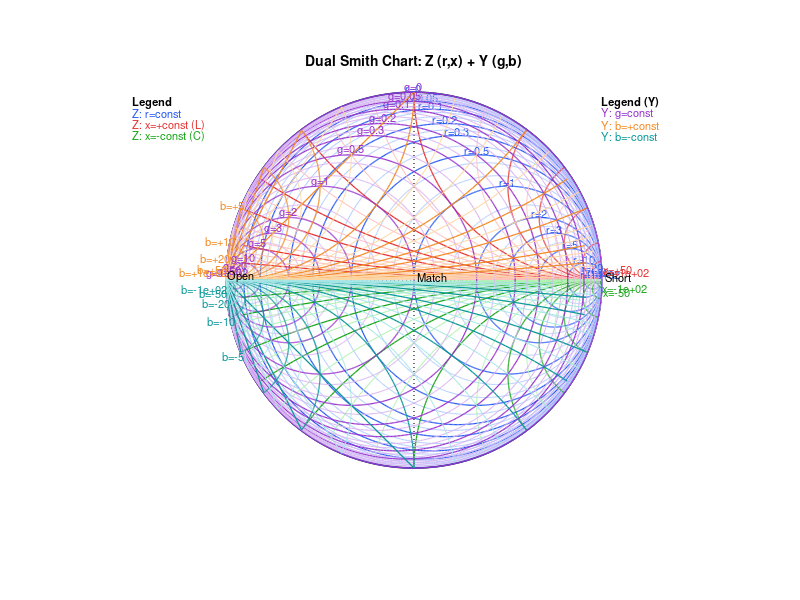

This chart was generated by the following MATLAB code:
function Smith(mode)
% Smith.m — Dense, colorful, fully-labeled Smith chart(s) with handle-safe helpers.
% No toolboxes required. Works on older MATLAB.
%
% Usage:
%   Smith()         % one overlaid chart (Z + Y)
%   Smith('two')    % two panels side-by-side (Z-only | Y-only)

if nargin<1, mode = 'overlay'; end

% -------- Appearance controls --------
fs      = 8;        % base font size for labels
lwMaj   = 0.9;      % line width major
lwMin   = 0.4;      % line width minor

% Normalized families (density controls)
rMaj = [0 0.05 0.1 0.2 0.3 0.5 1 2 3 5 10 20 50 100];
rMin = [0.01 0.02 0.03 0.04 0.06 0.08 0.12 0.15 0.25 0.4 0.6 0.8 1.5 2.5 4 7 15 30 70];
xMaj = [0.05 0.1 0.2 0.3 0.5 1 2 3 5 10 20 50 100];  xMin = rMin;
gMaj = rMaj;  gMin = rMin;   % Y mirrors Z families
bMaj = xMaj;  bMin = xMin;

% Colors
col_rMaj = [0.15 0.35 0.95];  col_rMin = [0.70 0.80 1.00];
col_xpMaj= [0.90 0.20 0.20];  col_xpMin= [1.00 0.75 0.75];
col_xnMaj= [0.10 0.65 0.10];  col_xnMin= [0.70 0.95 0.70];

col_gMaj = [0.60 0.20 0.80];  col_gMin = [0.85 0.70 0.95];
col_bpMaj= [0.95 0.55 0.15];  col_bpMin= [0.99 0.84 0.64];
col_bnMaj= [0.05 0.60 0.60];  col_bnMin= [0.65 0.90 0.90];

col_axis = [0 0 0];

% Figure
figure('Color','w','Name','Smith Chart');
if strcmpi(mode,'two')
    tiledlayout(1,2,'TileSpacing','compact','Padding','compact');

    % ---- Left: Z-only ----
    ax1 = nexttile; hold(ax1,'on'); axis(ax1,'equal'); axis(ax1,'off');
    baseCircle(ax1, col_axis);
    set(ax1,'XLim',[-1.65 1.65],'YLim',[-1.15 1.05]);   % room for legends at ±1.5
    draw_const_r(ax1, rMaj, col_rMaj, lwMaj); draw_const_r(ax1, rMin, col_rMin, lwMin);
    draw_const_x(ax1, xMaj, +1, col_xpMaj, lwMaj); draw_const_x(ax1, xMin, +1, col_xpMin, lwMin);
    draw_const_x(ax1, xMaj, -1, col_xnMaj, lwMaj); draw_const_x(ax1, xMin, -1, col_xnMin, lwMin);
    add_labels_r(ax1, rMaj, col_rMaj, fs);
    add_labels_x(ax1, +1, xMaj, col_xpMaj, fs);
    add_labels_x(ax1, -1, xMaj, col_xnMaj, fs);
    corner_and_legend(ax1, fs, ...
        col_rMaj, col_xpMaj, col_xnMaj, ...
        col_gMaj, col_bpMaj, col_bnMaj, 'z');
    title(ax1,'Z-Smith (r,x)');

    % ---- Right: Y-only ----
    ax2 = nexttile; hold(ax2,'on'); axis(ax2,'equal'); axis(ax2,'off');
    baseCircle(ax2, col_axis);
    set(ax2,'XLim',[-1.65 1.65],'YLim',[-1.15 1.05]);
    draw_const_g(ax2, gMaj, col_gMaj, lwMaj); draw_const_g(ax2, gMin, col_gMin, lwMin);
    draw_const_b(ax2, bMaj, +1, col_bpMaj, lwMaj); draw_const_b(ax2, bMin, +1, col_bpMin, lwMin);
    draw_const_b(ax2, bMaj, -1, col_bnMaj, lwMaj); draw_const_b(ax2, bMin, -1, col_bnMin, lwMin);
    add_labels_g(ax2, gMaj, col_gMaj, fs);
    add_labels_b(ax2, +1, bMaj, col_bpMaj, fs);
    add_labels_b(ax2, -1, bMaj, col_bnMaj, fs);
    corner_and_legend(ax2, fs, ...
        col_rMaj, col_xpMaj, col_xnMaj, ...
        col_gMaj, col_bpMaj, col_bnMaj, 'y');
    title(ax2,'Y-Smith (g,b)');

else
    % ---- Single overlaid chart (Z + Y) ----
    ax = axes; hold(ax,'on'); axis(ax,'equal'); axis(ax,'off');
    baseCircle(ax, col_axis);
    set(ax,'XLim',[-1.65 1.65],'YLim',[-1.15 1.05]);

    % Z-grid
    draw_const_r(ax, rMaj, col_rMaj, lwMaj); draw_const_r(ax, rMin, col_rMin, lwMin);
    draw_const_x(ax, xMaj, +1, col_xpMaj, lwMaj); draw_const_x(ax, xMin, +1, col_xpMin, lwMin);
    draw_const_x(ax, xMaj, -1, col_xnMaj, lwMaj); draw_const_x(ax, xMin, -1, col_xnMin, lwMin);
    add_labels_r(ax, rMaj, col_rMaj, fs);
    add_labels_x(ax, +1, xMaj, col_xpMaj, fs);
    add_labels_x(ax, -1, xMaj, col_xnMaj, fs);

    % Y-grid
    draw_const_g(ax, gMaj, col_gMaj, lwMaj); draw_const_g(ax, gMin, col_gMin, lwMin);
    draw_const_b(ax, bMaj, +1, col_bpMaj, lwMaj); draw_const_b(ax, bMin, +1, col_bpMin, lwMin);
    draw_const_b(ax, bMaj, -1, col_bnMaj, lwMaj); draw_const_b(ax, bMin, -1, col_bnMin, lwMin);
    add_labels_g(ax, gMaj, col_gMaj, fs);
    add_labels_b(ax, +1, bMaj, col_bpMaj, fs);
    add_labels_b(ax, -1, bMaj, col_bnMaj, fs);

    corner_and_legend(ax, fs, ...
        col_rMaj, col_xpMaj, col_xnMaj, ...
        col_gMaj, col_bpMaj, col_bnMaj, 'both');
    title(ax,'Dual Smith Chart: Z (r,x) + Y (g,b)','FontSize',fs+2);
end
end

% ==================== Drawing primitives (handle-safe) ====================

function baseCircle(ax, col_axis)
    th = linspace(0,2*pi,1536);
    uc = exp(1j*th);
    plot(ax, real(uc), imag(uc), 'k-', 'LineWidth', 1.25);
    plot(ax, [-1 1],[0 0],':','Color',col_axis,'LineWidth',0.8);
    plot(ax, [0 0],[-1 1],':','Color',col_axis,'LineWidth',0.8);
end

function draw_const_r(ax, rvals, col, lw)
% Constant resistance circles (normalized r >= 0):
% Center c = r/(1+r), radius R = 1/(1+r)
    th = linspace(0,2*pi,721);
    for r = rvals
        if r < 0, continue; end
        c = r/(1+r);
        R = 1/(1+r);
        z = c + R*exp(1j*th);
        m = abs(z) <= 1 + 1e-6;
        plot(ax, real(z(m)), imag(z(m)), '-', 'LineWidth', lw, 'Color', col);
    end
end

function draw_const_x(ax, xvals, sgn, col, lw)
% Constant reactance circles (normalized x):
% Center (1, 1/x), radius 1/|x|
    th = linspace(0,2*pi,721);
    for x = xvals
        yc = 1/(sgn*x);
        Rc = 1/abs(x);
        z = (1 + Rc*cos(th)) + 1j*(yc + Rc*sin(th));
        m = abs(z) <= 1 + 1e-6;
        plot(ax, real(z(m)), imag(z(m)), '-', 'LineWidth', lw, 'Color', col);
    end
end

function draw_const_g(ax, gvals, col, lw)
% Constant conductance circles (normalized g >= 0):
% Center c = -g/(1+g), radius R = 1/(1+g)  (mirrored left)
    th = linspace(0,2*pi,721);
    for g = gvals
        if g < 0, continue; end
        c = -g/(1+g);
        R = 1/(1+g);
        z = c + R*exp(1j*th);
        m = abs(z) <= 1 + 1e-6;
        plot(ax, real(z(m)), imag(z(m)), '-', 'LineWidth', lw, 'Color', col);
    end
end

function draw_const_b(ax, bvals, sgn, col, lw)
% Constant susceptance circles (normalized b):
% Center (-1, 1/b), radius 1/|b|
    th = linspace(0,2*pi,721);
    for b = bvals
        yc = 1/(sgn*b);
        Rc = 1/abs(b);
        z = (-1 + Rc*cos(th)) + 1j*(yc + Rc*sin(th));
        m = abs(z) <= 1 + 1e-6;
        plot(ax, real(z(m)), imag(z(m)), '-', 'LineWidth', lw, 'Color', col);
    end
end

% ==================== Label helpers (handle-safe) ====================

function add_labels_r(ax, rvals, col, fs)
% Place r labels near the top of each constant-r circle (on +j side)
    for r = rvals
        if r < 0, continue; end
        c = r/(1+r);
        R = 1/(1+r);
        ang = pi/2;  % 90°
        p = c + R*exp(1j*ang);
        if abs(p) <= 1.02
            text(ax, real(p), imag(p), sprintf('r=%.2g',r), ...
                'FontSize', fs, 'Color', col, ...
                'HorizontalAlignment','center', 'VerticalAlignment','bottom');
        end
    end
end

function add_labels_x(ax, sgn, xvals, col, fs)
% Place x labels along each constant-x arc (right side, ~±60°)
    for x = xvals
        yc = 1/(sgn*x); Rc = 1/abs(x);
        ang = sgn * pi/3;    % +60° for +x, -60° for -x
        p = (1 + Rc*cos(ang)) + 1j*(yc + Rc*sin(ang));
        if abs(p) <= 1.02
            if sgn > 0
                s = sprintf('x=+%.2g',x);
                va = 'bottom';
            else
                s = sprintf('x=-%.2g',x);
                va = 'top';
            end
            text(ax, real(p), imag(p), s, ...
                'FontSize', fs, 'Color', col, ...
                'HorizontalAlignment','left', 'VerticalAlignment', va);
        end
    end
end

function add_labels_g(ax, gvals, col, fs)
% Place g labels near the top of each constant-g circle (left side)
    for g = gvals
        if g < 0, continue; end
        c = -g/(1+g);
        R = 1/(1+g);
        ang = pi/2;
        p = c + R*exp(1j*ang);
        if abs(p) <= 1.02
            text(ax, real(p), imag(p), sprintf('g=%.2g',g), ...
                'FontSize', fs, 'Color', col, ...
                'HorizontalAlignment','center', 'VerticalAlignment','bottom');
        end
    end
end

function add_labels_b(ax, sgn, bvals, col, fs)
% Place b labels along each constant-b arc (left side, ~±60°)
    for b = bvals
        yc = 1/(sgn*b); Rc = 1/abs(b);
        ang = sgn * pi/3;
        p = (-1 + Rc*cos(ang)) + 1j*(yc + Rc*sin(ang));
        if abs(p) <= 1.02
            if sgn > 0
                s = sprintf('b=+%.2g',b);
                va = 'bottom';
            else
                s = sprintf('b=-%.2g',b);
                va = 'top';
            end
            text(ax, real(p), imag(p), s, ...
                'FontSize', fs, 'Color', col, ...
                'HorizontalAlignment','right', 'VerticalAlignment', va);
        end
    end
end

% ==================== Corner labels & legends (handle-safe) ====================

function corner_and_legend(ax, fs, ...
    col_rMaj, col_xpMaj, col_xnMaj, ...
    col_gMaj, col_bpMaj, col_bnMaj, which)
% Your requested positions:
% Corner labels
text(ax,  1.02, 0.02, 'Short', 'FontSize',fs);   % moved to right
text(ax, -0.99, 0.02, 'Open',  'FontSize',fs);
text(ax,  0.02, 0.02, 'Match', 'FontSize',fs);

% Tiny legends (outside circle)
y0 = 0.95;
text(ax, -1.5, y0,      'Legend',          'FontSize',fs, 'FontWeight','bold');
text(ax, -1.5, y0-0.06, 'Z: r=const',      'FontSize',fs, 'Color',col_rMaj);
text(ax, -1.5, y0-0.12, 'Z: x=+const (L)', 'FontSize',fs, 'Color',col_xpMaj);
text(ax, -1.5, y0-0.18, 'Z: x=-const (C)', 'FontSize',fs, 'Color',col_xnMaj);

text(ax,  1.0, y0,      'Legend (Y)',      'FontSize',fs, 'FontWeight','bold');
text(ax,  1.0, y0-0.06, 'Y: g=const',      'FontSize',fs, 'Color',col_gMaj);
text(ax,  1.0, y0-0.12, 'Y: b=+const',     'FontSize',fs, 'Color',col_bpMaj);
text(ax,  1.0, y0-0.18, 'Y: b=-const',     'FontSize',fs, 'Color',col_bnMaj);

% Note: axis limits are widened earlier to show x = ±1.5 comfortably.
end
